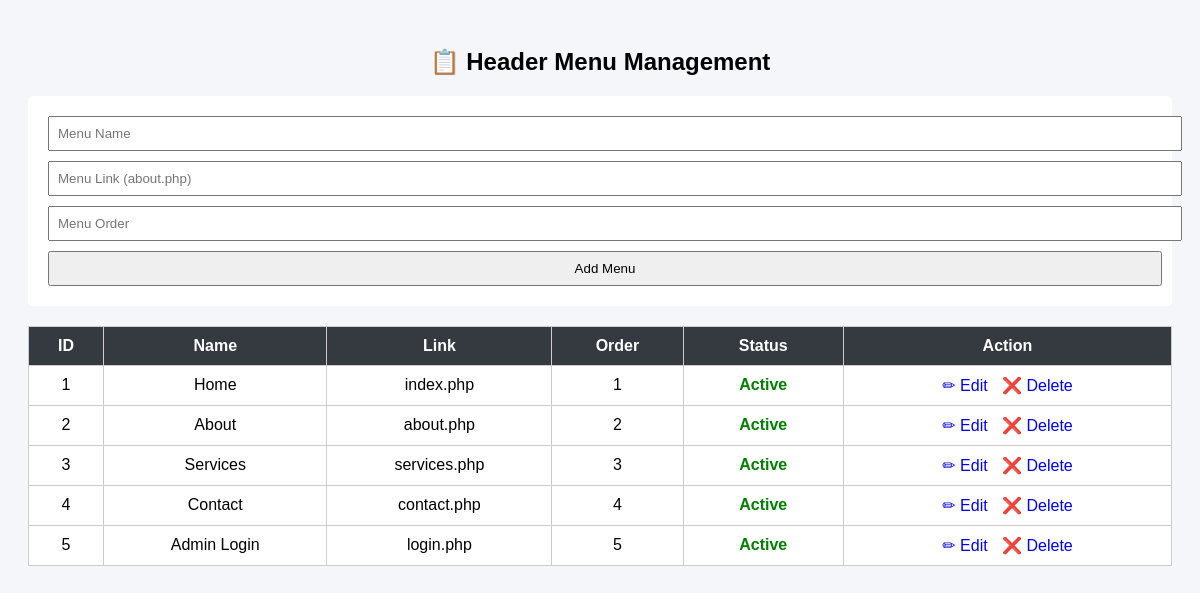
/manage_header.php, run on the app's committed database.
### tables this page shows
CREATE TABLE `header_menu` (
  `id` int(11) NOT NULL,
  `menu_name` varchar(100) NOT NULL,
  `menu_link` varchar(150) NOT NULL,
  `menu_order` int(11) DEFAULT 0,
  `status` tinyint(1) DEFAULT 1
);

### manage_header.php (the view, shortened to what this page needs)
<?php
include 'conn.php';
$editData = null;
?>
<!DOCTYPE html>
<html>
<head>
</head>
<body>
<h2>📋 Header Menu Management</h2>
<form method="post">
    <input type="text" name="menu_name" placeholder="Menu Name"
           value="<?= $editData['menu_name'] ?? '' ?>" required>
    <input type="text" name="menu_link" placeholder="Menu Link (about.php)"
           value="<?= $editData['menu_link'] ?? '' ?>" required>
    <input type="number" name="menu_order" placeholder="Menu Order"
           value="<?= $editData['menu_order'] ?? '' ?>" required>
    <button name="save">
        <?= $editData ? 'Update Menu' : 'Add Menu' ?>
    </button>
</form>
<table>
<tr>
    <th>ID</th>
    <th>Name</th>
    <th>Link</th>
    <th>Order</th>
    <th>Status</th>
    <th>Action</th>
</tr>
<?php
$res = mysqli_query($conn, "SELECT * FROM header_menu ORDER BY menu_order ASC");
while ($row = mysqli_fetch_assoc($res)) {
?>
<tr>
    <td><?= $row['id'] ?></td>
    <td><?= htmlspecialchars($row['menu_name']) ?></td>
    <td><?= $row['menu_link'] ?></td>
    <td><?= $row['menu_order'] ?></td>
    <td>
        <?php if ($row['status'] == 1) { ?>
            <a class="active"
               href="?id=<?= $row['id'] ?>&status=0">Active</a>
        <?php } else { ?>
            <a class="inactive"
               href="?id=<?= $row['id'] ?>&status=1">Inactive</a>
        <?php } ?>
    </td>
    <td>
        <a href="?edit=<?= $row['id'] ?>">✏ Edit</a>
        <a href="?delete=<?= $row['id'] ?>"
           onclick="return confirm('Delete this menu?')">❌ Delete</a>
    </td>
</tr>
<?php } ?>
</table>
</body>
</html>

### manage_header.php (style rules this page uses)
body { font-family:Arial;background:#f4f6f9;padding:20px }
h2 { text-align:center }
form { background:#fff;padding:15px;border-radius:5px;margin-bottom:20px }
input,button { padding:8px;margin:5px;width:100% }
table { width:100%;background:#fff;border-collapse:collapse }
th,td { border:1px solid #ccc;padding:10px;text-align:center }
th { background:#343a40;color:#fff }
a { margin:0 5px;text-decoration:none }
.active { color:green;font-weight:bold }

### data on the page
header_menu: id "1", menu_name "Home", menu_link "index.php", menu_order "1"
header_menu: id "2", menu_name "About", menu_link "about.php", menu_order "2"
header_menu: id "3", menu_name "Services", menu_link "services.php", menu_order "3"
header_menu: id "4", menu_name "Contact", menu_link "contact.php", menu_order "4"
header_menu: id "5", menu_name "Admin Login", menu_link "login.php", menu_order "5"
